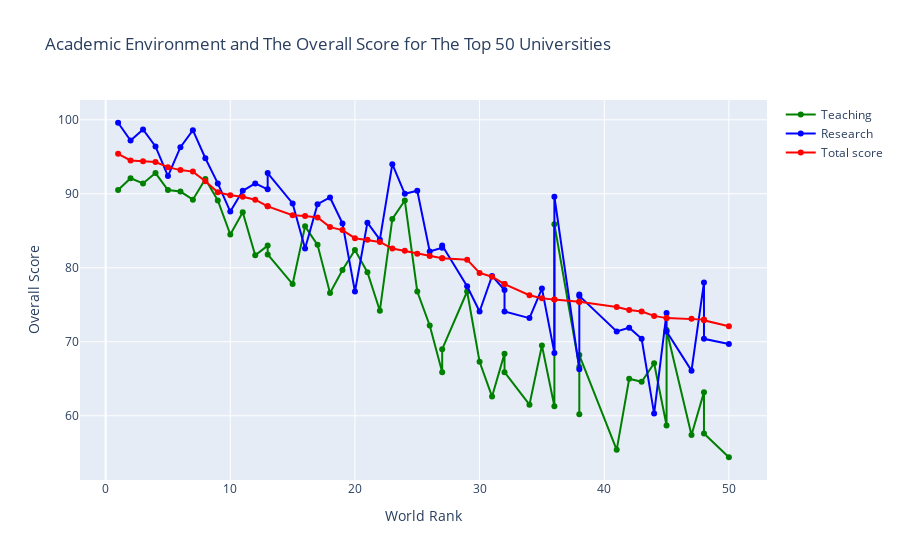

This figure's notebook cell:
### Markdown cell above
There is a maximum of 92.8 and minimum of 11.2 points out of 100 possible for the Teaching performance. The mean for this column will be 28.23

### Code cell
# top 50 universities and their academic performace

uni_top50 = df.head(50) # select the top 50 universities 

# go.Scatter was used for plotting points and lines 
fig1 = go.Scatter(
    x=uni_top50["Rank"], # assigning x and y values: ranking and teaching columns respectively
    y=uni_top50["Teaching"],
    mode="lines+markers", # the line and mark points 
    name = "Teaching", # name of the scatter plot
    marker = dict(color = 'Green'), # the color 
    text= uni_top50["University"] # displaying university's name
)

fig2 = go.Scatter(
    x=uni_top50["Rank"],
    y=uni_top50["Research"],
    name = "Research",
    mode = "lines+markers",
    line = dict(color = 'Blue'),
    text= uni_top50["University"]
)

fig3 = go.Scatter(
    x=uni_top50["Rank"],
    y=uni_top50["Score_Result"],
    name = "Total score",
    mode = "lines+markers",
    line = dict(color = 'red'),
    text= uni_top50["University"]
)

data = [fig1, fig2, fig3]
layout = dict(title = 'Academic Environment and The Overall Score for The Top 50 Universities', # the title
              xaxis = dict(title = 'World Rank'), # x-axis title
              yaxis = dict(title = 'Overall Score')) # y-axis title
fig = dict(data = data, layout = layout, frames = None) 
iplot(fig) # display

# THE SCATTER PLOT BELOW IS NOT VISIBLE IN GIT

### Figure 1 — Plotly figure (JSON) as saved in the notebook; plotly's stock layout.template omitted (floating-point values rounded to 4 significant figures)
{"data": [{"marker": {"color": "Green"}, "mode": "lines+markers", "name": "Teaching", "text": ["University of Oxford", "California Institute of Technology", "University of Cambridge", "Stanford University", "Massachusetts Institute of Technology", "Princeton University", "Harvard University", "Yale University", "University of Chicago", "Imperial College London", "University of Pennsylvania", "Johns Hopkins University", "University of California, Berkeley", "ETH Zurich", "UCL", "Columbia University", "University of California, Los Angeles", "University of Toronto", "Cornell University", "Duke University", "University of Michigan-Ann Arbor", "Northwestern University", "Tsinghua University", "Peking University", "National University of Singapore", "University of Washington", "Carnegie Mellon University", "London School of Economics and Political Science", "New York University", "University of Edinburgh", "University of California, San Diego", "LMU Munich", "University of Melbourne", "University of British Columbia", "University of Hong Kong", "King�s College London", "The University of Tokyo", "�cole Polytechnique F�d�rale de Lausanne", "Georgia Institute of Technology", "University of Texas at Austin", "Karolinska Institute", "McGill University", "Technical University of Munich", "Heidelberg University", "KU Leuven", "Paris Sciences et Lettres � PSL Research University Paris", "The Hong Kong University of Science and Technology", "University of Illinois at Urbana-Champaign", "Nanyang Technological University, Singapore", "Australian National University"], "type": "scatter", "x": ["1", "2", "3", "4", "5", "6", "7", "8", "9", "10", "11", "12", "13", "13", "15", "16", "17", "18", "19", "20", "21", "22", "23", "24", "25", "26", "27", "27", "29", "30", "31", "32", "32", "34", "35", "36", "36", "38", "38", "38", "41", "42", "43", "44", "45", "45", "47", "48", "48", "50"], "y": [90.5, 92.1, 91.4, 92.8, 90.5, 90.3, 89.2, 92, 89.1, 84.5, 87.5, 81.7, 83, 81.8, 77.8, 85.6, 83.1, 76.6, 79.7, 82.4, 79.4, 74.2, 86.6, 89.1, 76.8, 72.2, 65.9, 69, 76.8, 67.3, 62.6, 68.4, 65.9, 61.5, 69.5, 61.3, 85.9, 66.6, 60.2, 68.2, 55.4, 65, 64.6, 67.1, 58.7, 71.6, 57.4, 63.2, 57.6, 54.4]}, {"line": {"color": "Blue"}, "mode": "lines+markers", "name": "Research", "text": ["University of Oxford", "California Institute of Technology", "University of Cambridge", "Stanford University", "Massachusetts Institute of Technology", "Princeton University", "Harvard University", "Yale University", "University of Chicago", "Imperial College London", "University of Pennsylvania", "Johns Hopkins University", "University of California, Berkeley", "ETH Zurich", "UCL", "Columbia University", "University of California, Los Angeles", "University of Toronto", "Cornell University", "Duke University", "University of Michigan-Ann Arbor", "Northwestern University", "Tsinghua University", "Peking University", "National University of Singapore", "University of Washington", "Carnegie Mellon University", "London School of Economics and Political Science", "New York University", "University of Edinburgh", "University of California, San Diego", "LMU Munich", "University of Melbourne", "University of British Columbia", "University of Hong Kong", "King�s College London", "The University of Tokyo", "�cole Polytechnique F�d�rale de Lausanne", "Georgia Institute of Technology", "University of Texas at Austin", "Karolinska Institute", "McGill University", "Technical University of Munich", "Heidelberg University", "KU Leuven", "Paris Sciences et Lettres � PSL Research University Paris", "The Hong Kong University of Science and Technology", "University of Illinois at Urbana-Champaign", "Nanyang Technological University, Singapore", "Australian National University"], "type": "scatter", "x": ["1", "2", "3", "4", "5", "6", "7", "8", "9", "10", "11", "12", "13", "13", "15", "16", "17", "18", "19", "20", "21", "22", "23", "24", "25", "26", "27", "27", "29", "30", "31", "32", "32", "34", "35", "36", "36", "38", "38", "38", "41", "42", "43", "44", "45", "45", "47", "48", "48", "50"], "y": [99.6, 97.2, 98.7, 96.4, 92.4, 96.3, 98.6, 94.8, 91.4, 87.6, 90.4, 91.4, 90.6, 92.8, 88.7, 82.6, 88.6, 89.5, 86, 76.8, 86.1, 83.8, 94, 90, 90.4, 82.2, 82.7, 83, 77.5, 74.1, 78.9, 77, 74.1, 73.2, 77.2, 68.5, 89.6, 66.3, 76.4, 76.2, 71.4, 71.9, 70.4, 60.3, 73.9, 71.4, 66.1, 78, 70.4, 69.7]}, {"line": {"color": "red"}, "mode": "lines+markers", "name": "Total score", "text": ["University of Oxford", "California Institute of Technology", "University of Cambridge", "Stanford University", "Massachusetts Institute of Technology", "Princeton University", "Harvard University", "Yale University", "University of Chicago", "Imperial College London", "University of Pennsylvania", "Johns Hopkins University", "University of California, Berkeley", "ETH Zurich", "UCL", "Columbia University", "University of California, Los Angeles", "University of Toronto", "Cornell University", "Duke University", "University of Michigan-Ann Arbor", "Northwestern University", "Tsinghua University", "Peking University", "National University of Singapore", "University of Washington", "Carnegie Mellon University", "London School of Economics and Political Science", "New York University", "University of Edinburgh", "University of California, San Diego", "LMU Munich", "University of Melbourne", "University of British Columbia", "University of Hong Kong", "King�s College London", "The University of Tokyo", "�cole Polytechnique F�d�rale de Lausanne", "Georgia Institute of Technology", "University of Texas at Austin", "Karolinska Institute", "McGill University", "Technical University of Munich", "Heidelberg University", "KU Leuven", "Paris Sciences et Lettres � PSL Research University Paris", "The Hong Kong University of Science and Technology", "University of Illinois at Urbana-Champaign", "Nanyang Technological University, Singapore", "Australian National University"], "type": "scatter", "x": ["1", "2", "3", "4", "5", "6", "7", "8", "9", "10", "11", "12", "13", "13", "15", "16", "17", "18", "19", "20", "21", "22", "23", "24", "25", "26", "27", "27", "29", "30", "31", "32", "32", "34", "35", "36", "36", "38", "38", "38", "41", "42", "43", "44", "45", "45", "47", "48", "48", "50"], "y": [95.4, 94.5, 94.4, 94.3, 93.6, 93.2, 93, 91.7, 90.2, 89.8, 89.6, 89.2, 88.3, 88.3, 87.1, 87, 86.8, 85.5, 85.1, 84, 83.8, 83.5, 82.6, 82.3, 81.9, 81.6, 81.3, 81.3, 81.1, 79.3, 78.8, 77.8, 77.8, 76.3, 75.9, 75.7, 75.7, 75.4, 75.4, 75.4, 74.7, 74.3, 74.1, 73.5, 73.2, 73.2, 73.1, 73, 72.9, 72.1]}], "layout": {"title": {"text": "Academic Environment and The Overall Score for The Top 50 Universities"}, "xaxis": {"title": {"text": "World Rank"}}, "yaxis": {"title": {"text": "Overall Score"}}}}
